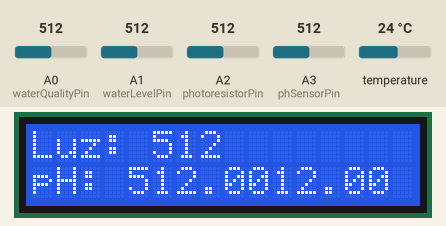
Recording of a sketch running on a simulated Arduino Uno, built with avr-gcc and run on an emulated ATmega328P. Parts: 16×2 character LCD. The inputs (shaded band) are chosen by the test bench; at power-on: temperature 24 °C, A0 (waterQualityPin) = 512, A1 (waterLevelPin) = 512, A2 (photoresistorPin) = 512, A3 (phSensorPin) = 512.

Above: at 13.0 s.
13.1 s: temperature set to 12 °C
At 17.5 s:
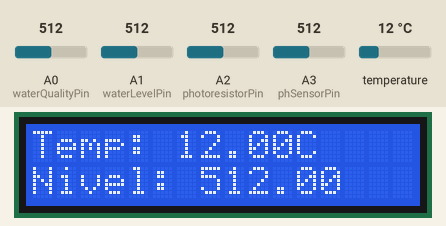
24.9 s: A0 (waterQualityPin) set to 716
At 38.6 s:
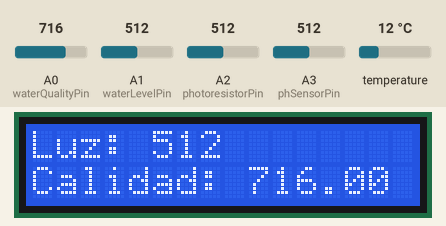
38.9 s: A1 (waterLevelPin) set to 716
At 49.7 s:
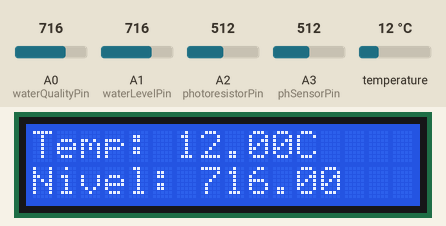
50.7 s: temperature set to 19 °C
At 65.2 s:
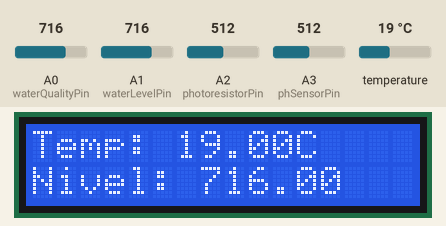
Timing chart, 0 to 65.7 s (numbered marks = the images above; inputs shaded):
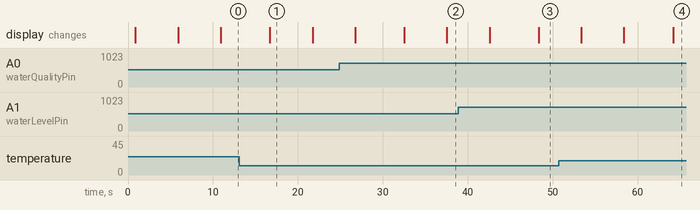

The sketch:

codigo_de_sensores.ino
```cpp
#include <Wire.h>
#include <LiquidCrystal_I2C.h>
#include <OneWire.h>
#include <DallasTemperature.h>

// Definiciones de pines
const int waterLevelPin = A1;     // Pin del sensor de nivel de agua
const int waterQualityPin = A0;   // Pin del sensor de calidad de agua
const int phSensorPin = A3;       // Pin del sensor de pH
const int photoresistorPin = A2;  // Pin del fotorresistor

// Inicialización de sensores
OneWire oneWire(4);  // Pin de datos para el sensor DS18B20
DallasTemperature sensors(&oneWire);

// Inicialización de la pantalla LCD I2C
LiquidCrystal_I2C lcd(0x3f, 16, 2);  // Dirección I2C y dimensiones de la pantalla

int photoresistorValue = 0; // Variable para almacenar el valor del fotorresistor

void setup() {
  lcd.init();       // Inicializa la pantalla LCD
  lcd.backlight();  // Enciende la retroiluminación
  sensors.begin();   // Inicializa el sensor DS18B20

  // Configura la velocidad de comunicación serie
  Serial.begin(9600);
}

void loop() {
  // Lectura de sensores
  float waterLevel = analogRead(waterLevelPin);
  float waterQuality = analogRead(waterQualityPin);
  float phValue = analogRead(phSensorPin);
  sensors.requestTemperatures();
  float temperature = sensors.getTempCByIndex(0);
  photoresistorValue = analogRead(photoresistorPin); // Lectura del fotorresistor

  // Muestra los datos de los sensores en la pantalla LCD
  lcd.clear();
  lcd.setCursor(0, 0);
  lcd.print("Temp: ");
  lcd.print(temperature);
  lcd.print("C");

  lcd.setCursor(0, 1);
  lcd.print("Nivel: ");
  lcd.print(waterLevel);

  delay(5000); // Espera 5 segundos antes de cambiar a los otros sensores

  // Cambia a mostrar los datos de los otros sensores
  lcd.clear();
  lcd.setCursor(0, 0);
  lcd.print("Luz: ");
  lcd.print(photoresistorValue);

  lcd.setCursor(0, 1);
  lcd.print("Calidad: ");
  lcd.print(waterQuality);

  delay(5000); // Espera 5 segundos antes de cambiar a los otros sensores

  // Cambia a mostrar los datos de los otros sensores
  lcd.setCursor(0, 1);
  lcd.print("pH: ");
  lcd.print(phValue);

delay(5000); // Espera 5 segundos antes de volver a mostrar los primeros sensores
}
```

Measured:
- what the display in image 1 shows lasts 5.0 s, from 16.7 s to 21.7 s
